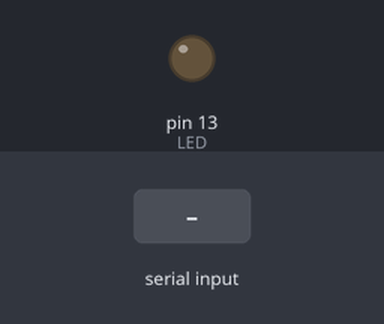
Bench run of a sketch on a simulated Arduino Mega 2560, built with avr-gcc and run on an emulated ATmega2560. Parts: output pins drawn as LEDs (lit = HIGH). Inputs (shaded band) come from the test bench.

Above: at 1.2 s.
1.3 s: "1" received over the second serial link
At 2.4 s:
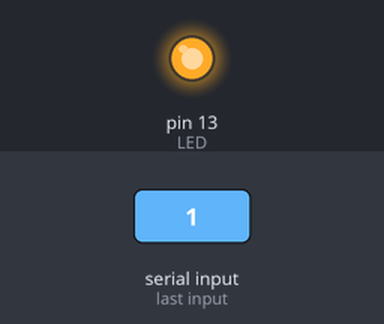
2.8 s: "0" received over the second serial link
At 3.5 s:
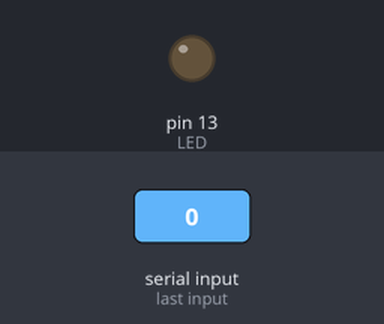
Timing chart, 0 to 5.8 s (numbered marks = the images above; inputs shaded):
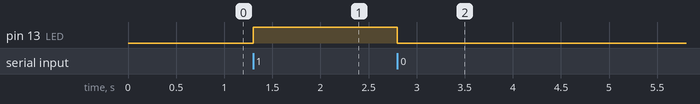

Measured:
- after the input at 1.3 s, pin 13 (LED): LOW → HIGH at once
- after the input at 2.8 s, pin 13 (LED): HIGH → LOW at once

The sketch:

BT_getDataTest.ino
```cpp
// (licence header left out)
char INBYTE;
int  LED = 13; // LED on pin 13

void setup() {
  Serial1.begin(9600);
  pinMode(LED, OUTPUT);
}

void loop() {
  Serial1.println("Press 1 to turn Arduino pin 13 LED ON or 0 to turn it OFF:");
  while (!Serial1.available());   // stay here so long as COM port is empty
  INBYTE = Serial1.read();        // read next available byte
  if( INBYTE == '0' ) digitalWrite(LED, LOW);  // if it's a 0 (zero) tun LED off
  if( INBYTE == '1' ) digitalWrite(LED, HIGH); // if it's a 1 (one) turn LED on
  delay(50);
}
```
